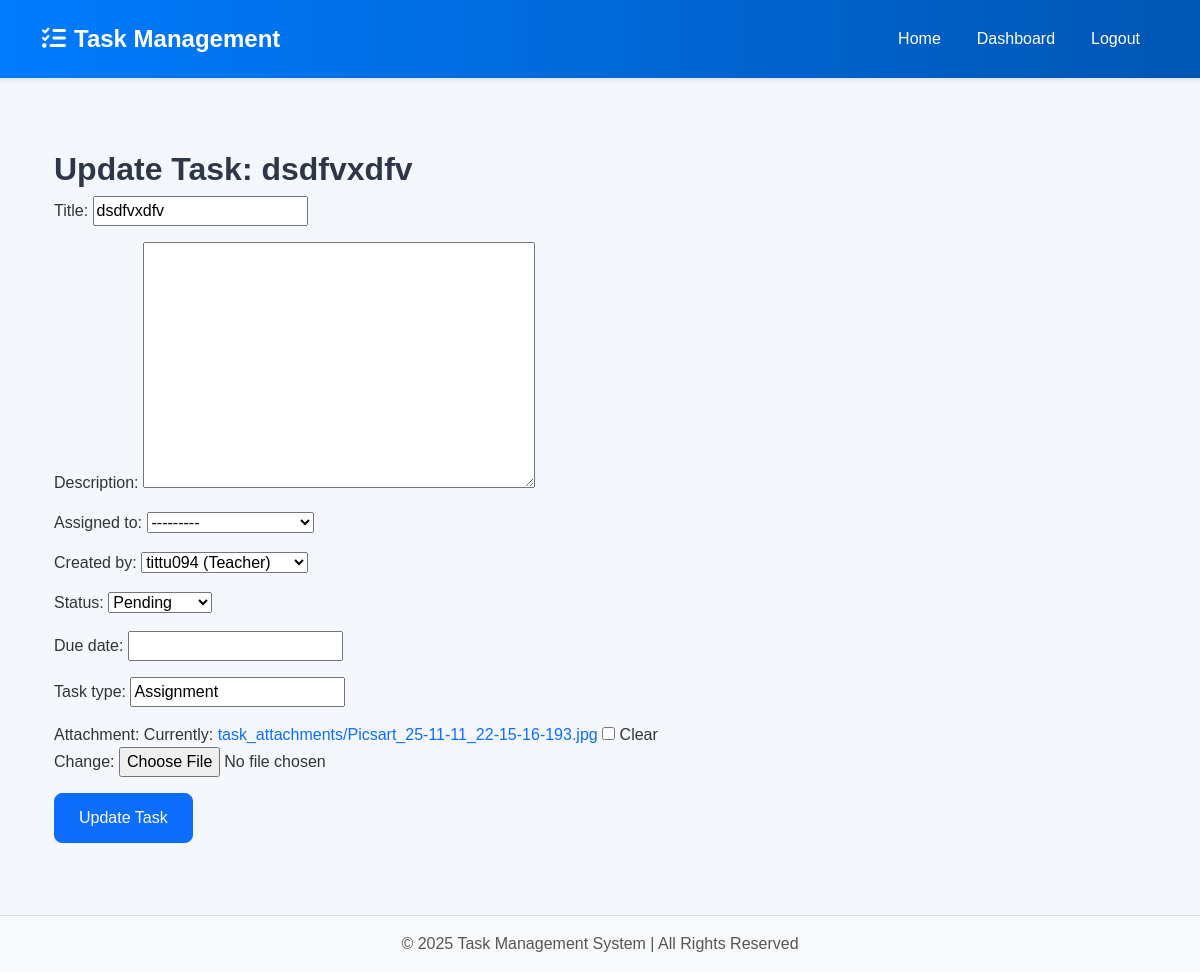
Screenshot of /update-task/1/ (signed in) with the database file from the repository.
### tasks/models.py (models this page shows, shortened)
class Task(models.Model):
    title = models.CharField(max_length=255)
    description = models.TextField(blank=True, null=True)
    assigned_to = models.ForeignKey(
        settings.AUTH_USER_MODEL,
        on_delete=models.SET_NULL,
        null=True,
        blank=True,
        related_name="assigned_tasks",
    )
    created_by = models.ForeignKey(
        settings.AUTH_USER_MODEL,
        on_delete=models.CASCADE,
        related_name="created_tasks",
    )
    status = models.CharField(
        max_length=20,
        choices=[
            ("Pending", "Pending"),
            ("In Progress", "In Progress"),
            ("Completed", "Completed"),
        ],
        default="Pending",
    )
    due_date = models.DateField(null=True, blank=True)
    task_type = models.CharField(max_length=50, blank=True, null=True)
    attachment = models.FileField(upload_to="task_attachments/", blank=True, null=True)
    created_at = models.DateTimeField(auto_now_add=True)

### tasks/views.py (the view)
# urls.py: path("update-task/<int:task_id>/", views.update_task, name="update_task"),
@login_required
def update_task(request, task_id):
    task = get_object_or_404(Task, id=task_id)
    if not (
        request.user == task.created_by
        or request.user.is_superuser
        or getattr(request.user, "role", None) == "Admin"
    ):
        messages.error(request, "You do not have permission to edit this task.")
        return redirect("teacher_dashboard")
    form = TaskForm(request.POST or None, instance=task)
    if request.method == "POST":
        if form.is_valid():
            form.save()
            messages.success(request, "Task updated.")
            return redirect("teacher_dashboard")
        messages.error(request, "Please fix the errors below.")
    return render(request, "tasks/update_task.html", {"form": form, "task": task})

### tasks/forms.py
class TaskForm(forms.ModelForm):
    class Meta:
        model = Task
        fields = "__all__"
        widgets = {
            "created_at": forms.DateTimeInput(attrs={"type": "datetime-local"}),
        }
    def __init__(self, *args, **kwargs):
        user = kwargs.pop("user", None)
        super(TaskForm, self).__init__(*args, **kwargs)
        self.fields["assigned_to"].queryset = User.objects.filter(role="Student")

### tasks/models.py (called while the page is built)
    def __str__(self):
        return f"{self.username} ({self.role})"

### tasks/templates/tasks/update_task.html (shortened to what this page needs)
{% extends 'tasks/base.html' %}
{% block content %}
<div class="container my-4">
  <h2>Update Task: {{ task.title }}</h2>
  <form method="POST" enctype="multipart/form-data">
    {{ form.as_p }}
    <button type="submit" class="btn btn-primary">Update Task</button>
  </form>
</div>
{% endblock %}

### tasks/static/tasks/css/style.css (style rules this page uses)
body { font-family: "Poppins", sans-serif; background-color: #f4f7fc; color: #333; min-height: 100vh; display: flex; flex-direction: column; }
.btn { font-weight: 500; padding: 0.75rem 1.5rem; border-radius: 8px; transition: all 0.2s ease-in-out; }
.btn-primary { background-color: #0d6efd; border-color: #0d6efd; }
h1, h2, h3, h4, h5, h6 { font-weight: 600; color: #2d3748; }
a { color: #0d6efd; text-decoration: none; transition: color 0.15s ease-in-out; }

### rows the page displays
Task: title "dsdfvxdfv", assigned_to "---------", created_by "tittu094 (Teacher)", status "Pending", task_type "Assignment"
